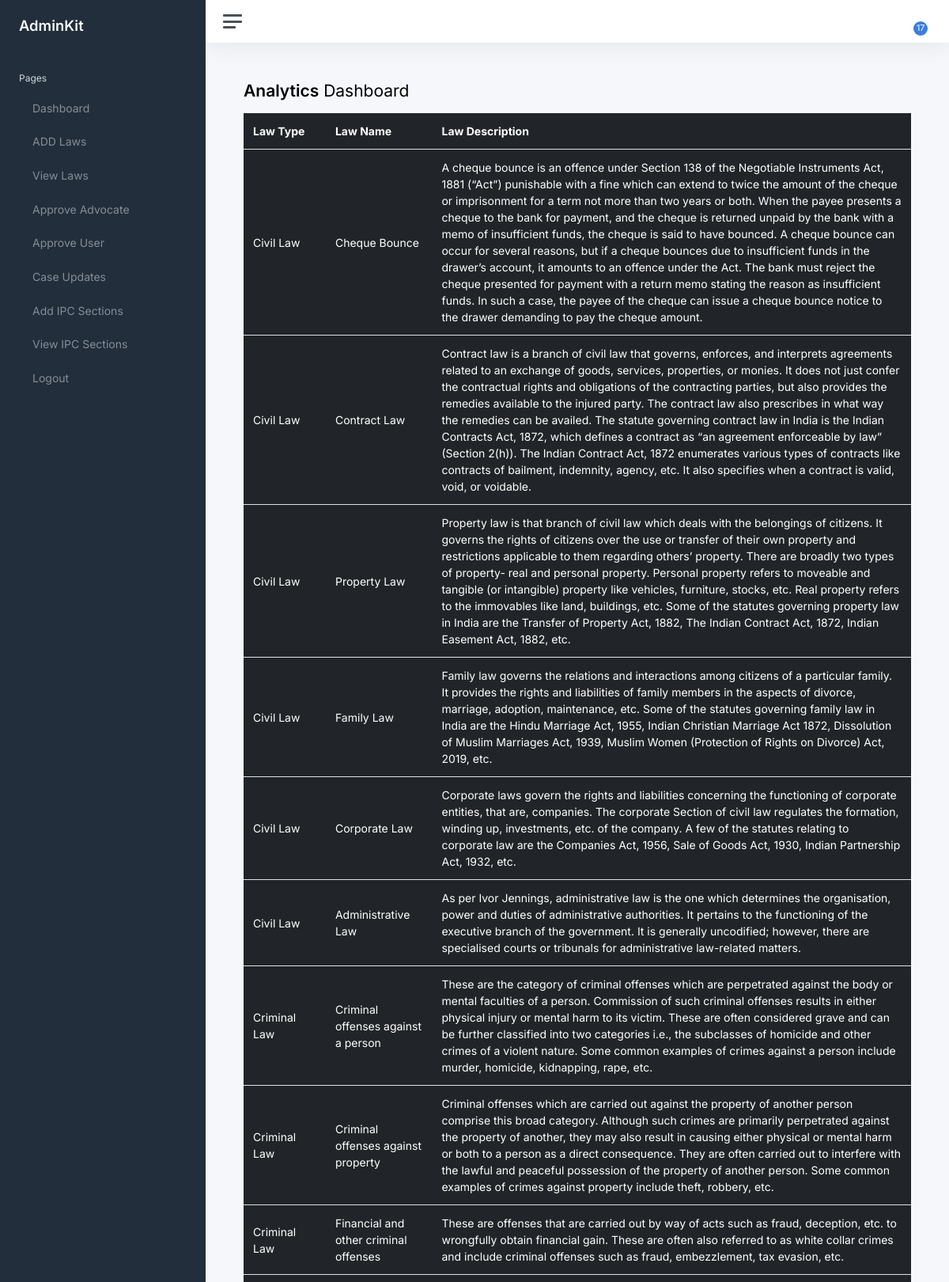
The page /Viewlaws (upper part) on the database its author committed.
### Admin_app/models.py (models this page shows)
class Lawsdb(models.Model):
    lawtype = models.CharField(max_length=20)
    lawname = models.CharField(max_length=20)
    lawdescription = models.CharField(max_length=1000)

### Admin_app/views.py (the view)
# urls.py: path('Viewlaws',views.viewlaws, name='Viewlaws'),
def viewlaws(request):
    data = Lawsdb.objects.all()
    print(data)
    count = Advocatedb.objects.filter(status=0).count()
    print(count)
    countaccptcase = BookAdvocatedb.objects.filter(status__in=[0,1,2,3,4]).count()
    countuser = Userdb.objects.filter(status=0).count()
    countnoti = count+countaccptcase+countuser
    return render (request,'viewlaws.html',{'data':data,'count':count, 'countuser':countuser, 'countaccptcase':countaccptcase, 'countnoti':countnoti})

### Admin_app/templates/Viewlaws.html (shortened to what this page needs)
{% extends 'Adminindex.html' %}
{% block content %}
<main class="content">
    <div class="container-fluid p-0">
        <h1 class="h3 mb-3"><strong>Analytics</strong> Dashboard</h1>
            <table class="table table-dark">
                <thead>
                        <th scope="col">Law Type</th>
                        <th scope="col">Law Name</th>
                        <th scope="col">Law Description</th>
                </thead>
                <tbody>
                    {% for i in data %}
                    <tr>
                        <td>{{i.lawtype}}</td>
                        <td>{{i.lawname}}</td>
                        <td>{{i.lawdescription}}</td>
                    </tr>
                    {% endfor%}
                </tbody>
            </table>
    </div>
</main>
{% endblock %}

### rows shown on the page
Lawsdb: lawtype "Civil Law", lawname "Cheque Bounce", lawdescription "A cheque bounce is an offence under Section 138 of the Negotiable Instruments Act, 1881 (“Act”) punishable with a fine which can extend to twice the amount of the cheque or imprisonment for a term not more than two years or both. When the payee presents a cheque to the bank for payment, and the cheque is returned unpaid by the bank with a memo of insufficient funds, the cheque is said to have bounced. A cheque bounce can occur for several reasons, but if a cheque bounces due to insufficient funds in the drawer’s account, it amounts to an offence under the Act. The bank must reject the cheque presented for payment with a return memo stating the reason as insufficient funds. In such a case,…"
Lawsdb: lawtype "Civil Law", lawname "Contract Law", lawdescription "Contract law is a branch of civil law that governs, enforces, and interprets agreements related to an exchange of goods, services, properties, or monies. It does not just confer the contractual rights and obligations of the contracting parties, but also provides the remedies available to the injured party. The contract law also prescribes in what way the remedies can be availed. The statute governing contract law in India is the Indian Contracts Act, 1872, which defines a contract as “an agreement enforceable by law” (Section 2(h)). The Indian Contract Act, 1872 enumerates various types of contracts like contracts of bailment, indemnity, agency, etc. It also specifies when a contract is…"
Lawsdb: lawtype "Civil Law", lawname "Property Law", lawdescription "Property law is that branch of civil law which deals with the belongings of citizens. It governs the rights of citizens over the use or transfer of their own property and restrictions applicable to them regarding others’ property. There are broadly two types of property- real and personal property. Personal property refers to moveable and tangible (or intangible) property like vehicles, furniture, stocks, etc. Real property refers to the immovables like land, buildings, etc. Some of the statutes governing property law in India are the Transfer of Property Act, 1882, The Indian Contract Act, 1872, Indian Easement Act, 1882, etc."
Lawsdb: lawtype "Civil Law", lawname "Family Law", lawdescription "Family law governs the relations and interactions among citizens of a particular family. It provides the rights and liabilities of family members in the aspects of divorce, marriage, adoption, maintenance, etc. Some of the statutes governing family law in India are the Hindu Marriage Act, 1955, Indian Christian Marriage Act 1872, Dissolution of Muslim Marriages Act, 1939, Muslim Women (Protection of Rights on Divorce) Act, 2019, etc."
Lawsdb: lawtype "Civil Law", lawname "Corporate Law", lawdescription "Corporate laws govern the rights and liabilities concerning the functioning of corporate entities, that are, companies. The corporate Section of civil law regulates the formation, winding up, investments, etc. of the company. A few of the statutes relating to corporate law are the Companies Act, 1956, Sale of Goods Act, 1930, Indian Partnership Act, 1932, etc."
Lawsdb: lawtype "Civil Law", lawname "Administrative Law", lawdescription "As per Ivor Jennings, administrative law is the one which determines the organisation, power and duties of administrative authorities. It pertains to the functioning of the executive branch of the government. It is generally uncodified; however, there are specialised courts or tribunals for administrative law-related matters."
Lawsdb: lawtype "Criminal Law", lawname "Criminal offenses against a person", lawdescription "These are the category of criminal offenses which are perpetrated against the body or mental faculties of a person. Commission of such criminal offenses results in either physical injury or mental harm to its victim. These are often considered grave and can be further classified into two categories i.e., the subclasses of homicide and other crimes of a violent nature. Some common examples of crimes against a person include murder, homicide, kidnapping, rape, etc."
Lawsdb: lawtype "Criminal Law", lawname "Criminal offenses against property", lawdescription "Criminal offenses which are carried out against the property of another person comprise this broad category. Although such crimes are primarily perpetrated against the property of another, they may also result in causing either physical or mental harm or both to a person as a direct consequence. They are often carried out to interfere with the lawful and peaceful possession of the property of another person. Some common examples of crimes against property include theft, robbery, etc."
Lawsdb: lawtype "Criminal Law", lawname "Financial and other criminal offenses", lawdescription "These are offenses that are carried out by way of acts such as fraud, deception, etc. to wrongfully obtain financial gain. These are often also referred to as white collar crimes and include criminal offenses such as fraud, embezzlement, tax evasion, etc."

### other values the page prints
{{ countnoti }} "17"
